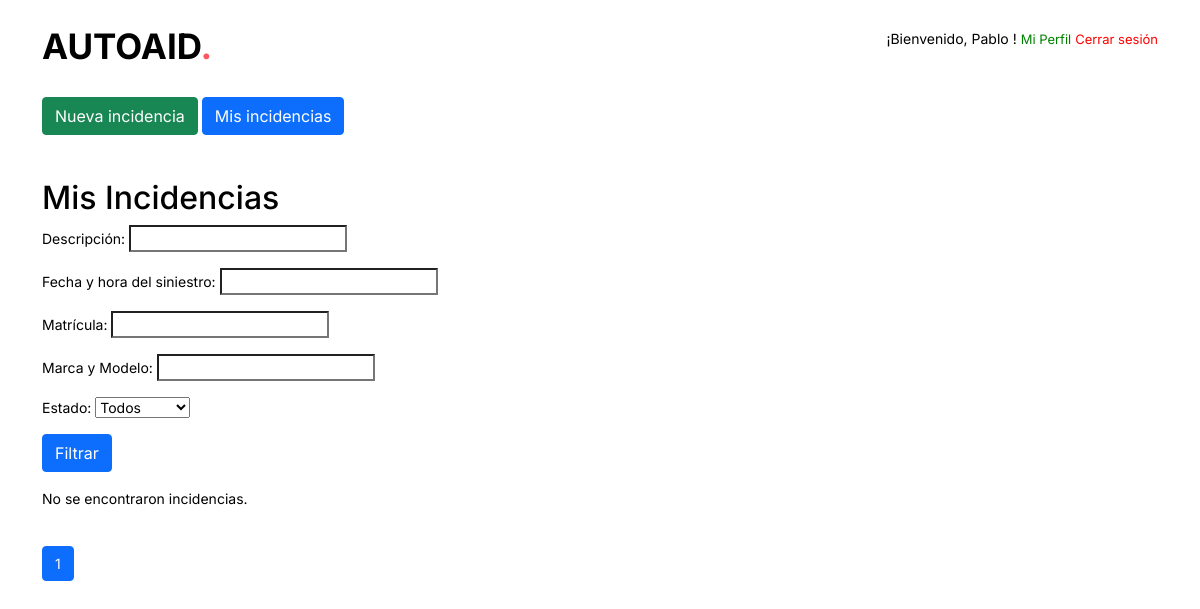
The app's page /mis-incidencias/ (signed in), older data.
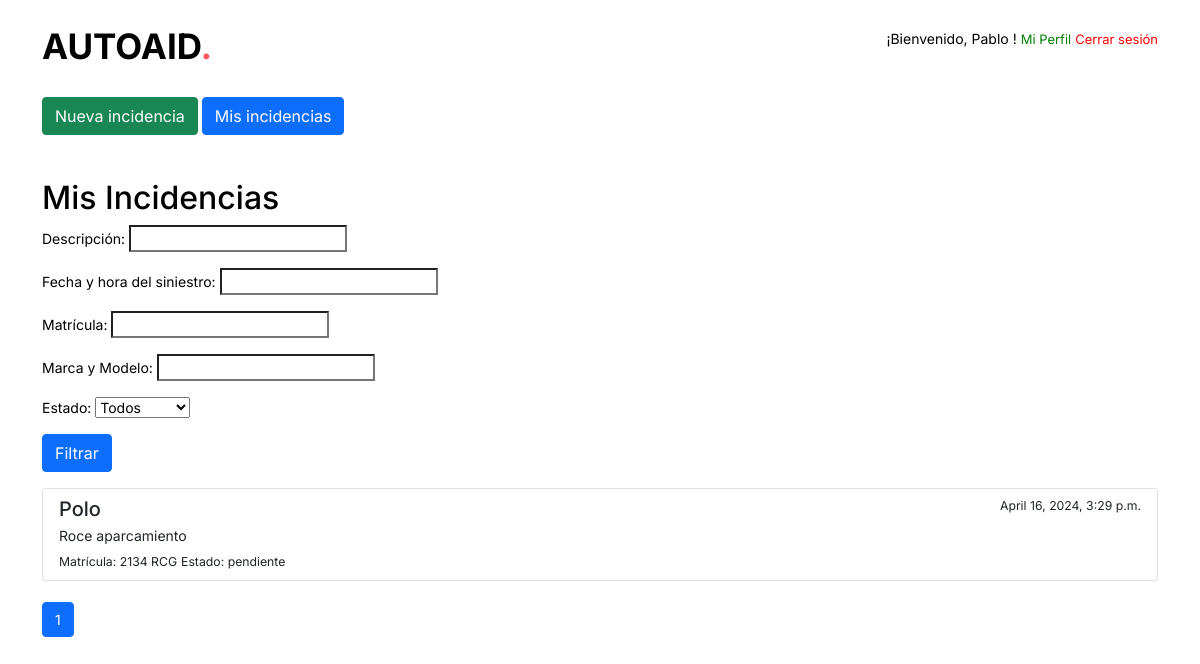
The same page, newer data.
### vehicle_visualization/models.py (models this page shows)
class Incidencia(models.Model):
    usuario = models.ForeignKey(settings.AUTH_USER_MODEL, on_delete=models.CASCADE)
    email = models.CharField(max_length=30, verbose_name='email', null=True)
    descripcion = models.TextField()
    nivel_dano_capo = models.IntegerField(choices=[(i, i) for i in range(0, 5)])
    imagen_capo = models.ImageField(upload_to='imagenes_incidencias/capo/', blank=True, null=True)
    nivel_dano_paragolpes = models.IntegerField(choices=[(i, i) for i in range(0, 5)])
    imagen_paragolpes = models.ImageField(upload_to='imagenes_incidencias/paragolpes/', blank=True, null=True)
    nivel_dano_lateral_izq = models.IntegerField(choices=[(i, i) for i in range(0, 5)])
    imagen_lateral_izq = models.ImageField(upload_to='imagenes_incidencias/lateral_izq/', blank=True, null=True)
    nivel_dano_lateral_der = models.IntegerField(choices=[(i, i) for i in range(0, 5)])
    imagen_lateral_der = models.ImageField(upload_to='imagenes_incidencias/lateral_der/', blank=True, null=True)
    nivel_dano_techo = models.IntegerField(choices=[(i, i) for i in range(0, 5)])
    imagen_techo = models.ImageField(upload_to='imagenes_incidencias/techo/', blank=True, null=True)
    nivel_dano_atras = models.IntegerField(choices=[(i, i) for i in range(0, 5)])
    imagen_atras = models.ImageField(upload_to='imagenes_incidencias/atras/', blank=True, null=True)
    fecha_hora_siniestro = models.DateTimeField(verbose_name='Fecha y hora del siniestro', null=True)
    ubicacion_siniestro = models.CharField(max_length=255, verbose_name='Ubicación del siniestro', null=True)
    tipo_aparcamiento = models.CharField(
        max_length=2,
        choices=TIPO_APARCAMIENTO_CHOICES,
        verbose_name='Tipo de Aparcamiento',
        default="no"
    )
    matricula = models.CharField(max_length=20, verbose_name='Matrícula', null=True)
    marca_modelo = models.CharField(max_length=50, verbose_name='Marca y Modelo', null=True)
    nombre_asegurado = models.CharField(max_length=100, verbose_name='Nombre y Apellidos del asegurado', null=True)
    telefono_movil = models.CharField(max_length=20, verbose_name='Teléfono móvil', null=True)
    vehiculos_propiedades_involucrados = models.TextField(verbose_name='Vehículos o propiedades involucrados', null=True, blank=True)
    testigo = models.CharField(max_length=100, verbose_name='Testigo', null=True, blank=True)
    contacto_testigo = models.CharField(max_length=100, verbose_name='Contacto del testigo', null=True, blank=True)
    llamada_policia = models.CharField(
        max_length=2,
        choices=TIPO_APARCAMIENTO_CHOICES,
        verbose_name='¿Se llamó a la policía?',
        default="no"
    )
    numero_incidencia_policial = models.CharField(max_length=50, verbose_name='Número de incidencia policial', null=True, blank=True)
    estado = models.CharField(
        max_length=20,
        choices=ESTADO_CHOICES,
        default='pendiente',
        verbose_name='Estado'
    )

### vehicle_visualization/views.py (the view, shortened to what this page needs)
# urls.py: path('mis-incidencias/', views.mis_incidencias, name='mis_incidencias'),
@login_required  # Asegura que solo usuarios autenticados puedan acceder a esta vista
def mis_incidencias(request):
    filtro_form = FiltroIncidenciasForm(request.GET or None)
    incidencias = Incidencia.objects.filter(usuario=request.user)
    paginator = Paginator(incidencias, 10)  # 10 incidencias por página
    page_number = request.GET.get('page')
    page_obj = paginator.get_page(page_number)
    context = {
        'filtro_form': filtro_form,
        'incidencias': page_obj
    }
    return render(request, 'vehicle_visualization/mis_incidencias.html', context)

### vehicle_visualization/forms.py
class FiltroIncidenciasForm(forms.Form):
    descripcion = forms.CharField(required=False, label='Descripción')
    fecha_hora_siniestro = forms.DateTimeField(required=False, label='Fecha y hora del siniestro')
    matricula = forms.CharField(required=False, label='Matrícula')
    marca_modelo = forms.CharField(required=False, label='Marca y Modelo')
    estado = forms.ChoiceField(choices=ESTADO_CHOICES_CON_TODOS, required=False, label='Estado')

### vehicle_visualization/templates/vehicle_visualization/mis_incidencias.html (shortened to what this page needs)
<head>
      <link href="https://cdn.jsdelivr.net/npm/remixicon@2.5.0/fonts/remixicon.css" rel="stylesheet">
      <link href="https://cdn.jsdelivr.net/npm/bootstrap@5.0.2/dist/css/bootstrap.min.css" rel="stylesheet">
      <link href="https://unpkg.com/aos@2.3.1/dist/aos.css" rel="stylesheet">
      <link rel="stylesheet" type="text/css" href="https://cdn.jsdelivr.net/npm/slick-carousel@1.8.1/slick/slick.css"/>
      {% load static %}
      <link rel="stylesheet" href="{% static 'css/main.css' %}">
  </head>
  <header class="ds-header ds-header-home">
    <div class="container">
        <div class="ds-header-inner">
          <a href="/home" class="ds-logo">autoAID<span>.</span></a>
          <div style="align-items:center;">
          <p>
          ¡Bienvenido, {{ user.nombre }} ! <a href="{% url 'edit_profile' %}" style="color: green; font-size: small;">Mi Perfil</a>
          <a href="{% url 'logout' %}" style="color: red; font-size: small;">Cerrar sesión</a></p>
          </div>
        </div>
    </div>
  <div class="container mt-4">
      {% if user.rol == 'usuario' %}
      <a href="{% url 'vehicle_visualization:car_view' %}" class="btn btn-success">Nueva incidencia</a>
      <a href="{% url 'vehicle_visualization:mis_incidencias' %}" class="btn btn-primary"">Mis incidencias</a>
      {% endif %}
</div>
</header>
{% block content %}
<div class="container mt-4">
    <h2>Mis Incidencias</h2>
    <form method="get" class="mb-3">
        {{ filtro_form.as_p }}
        <button type="submit" class="btn btn-primary">Filtrar</button>
    </form>
    <div class="list-group">
        {% for incidencia in incidencias %}
        <div class="list-group-item list-group-item-action flex-column align-items-start">
            <div class="d-flex w-100 justify-content-between">
                <h5 class="mb-1">{{ incidencia.marca_modelo }}</h5>
                <small>{{ incidencia.fecha_hora_siniestro }}</small>
            </div>
            <p class="mb-1">{{ incidencia.descripcion|truncatechars:100 }}</p>
            <small>Matrícula: {{ incidencia.matricula }}</small>
            <small>Estado: {{incidencia.estado }}</small>
            <br>
        </div>
        {% empty %}
        <p>No se encontraron incidencias.</p>
        {% endfor %}
    </div>
    <br>
    <nav aria-label="Page navigation">
        <ul class="pagination">
            {% for i in incidencias.paginator.page_range %}
            <li class="page-item {% if incidencias.number == i %}active{% endif %}"><a class="page-link" href="?page={{ i }}{% if request.GET.q %}&q={{ request.GET.q }}{% endif %}">{{ i }}</a></li>
            {% endfor %}
        </ul>
    </nav>
</div>
{% endblock %}

Row changes from the older to the newer data that the page shows:
added Incidencia: marca_modelo "Polo", fecha_hora_siniestro "April 16, 2024, 3:29 p.m.", descripcion "Roce aparcamiento", matricula "2134 RCG", estado "pendiente"
Text that changed along with them:
text no longer shown: "No se encontraron incidencias."
